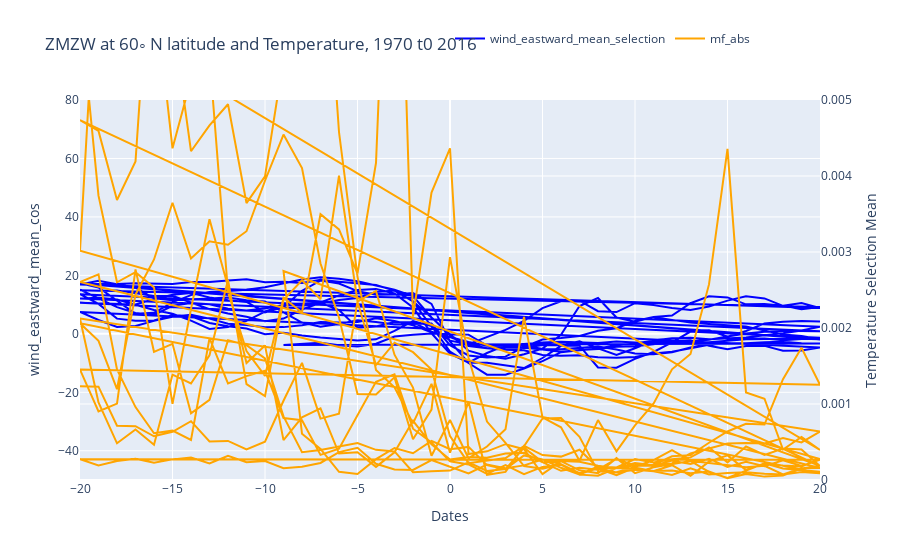

Notebook code cell kept with this figure:
### Code cell
df = df_all
fig = go.Figure()

fig.add_trace(go.Scatter(x=df['t_delta'], y=df['wind_eastward_mean_cos'], name='wind_eastward_mean_selection', line=dict(color='blue')))
fig.add_trace(go.Scatter(x=df['t_delta'], y=df['mf_abs'], name='mf_abs', line=dict(color='orange'), yaxis='y2'))

# Set layout
fig.update_layout(
    yaxis=dict(
        range=[-50, 80],
        title='wind_eastward_mean_cos'
    )
    ,yaxis2=dict(
        range=[0, 0.005],
        title='Temperature Selection Mean',
        side='right',
        overlaying='y'
    )
    ,xaxis=dict(title='Dates'),
    title=f'ZMZW at 60◦ N latitude and Temperature, 1970 t0 2016',
    legend=dict(orientation="h", y=1.2, x=0.5))

# Show the plot
fig.show()

### Figure 1 — Plotly figure (JSON) as saved in the notebook; plotly's stock layout.template omitted (floating-point values rounded to 4 significant figures; data arrays with more than 128 entries replaced by an {"elided": "..."} marker saying what was removed)
{"data": [{"line": {"color": "blue"}, "name": "wind_eastward_mean_selection", "type": "scatter", "x": {"elided": "398 int values"}, "y": {"elided": "398 float values"}}, {"line": {"color": "orange"}, "name": "mf_abs", "type": "scatter", "x": {"elided": "398 int values"}, "y": {"elided": "398 float values"}, "yaxis": "y2"}], "layout": {"legend": {"orientation": "h", "x": 0.5, "y": 1.2}, "title": {"text": "ZMZW at 60◦ N latitude and Temperature, 1970 t0 2016"}, "xaxis": {"title": {"text": "Dates"}}, "yaxis": {"range": [-50, 80], "title": {"text": "wind_eastward_mean_cos"}}, "yaxis2": {"overlaying": "y", "range": [0, 0.005], "side": "right", "title": {"text": "Temperature Selection Mean"}}}}
